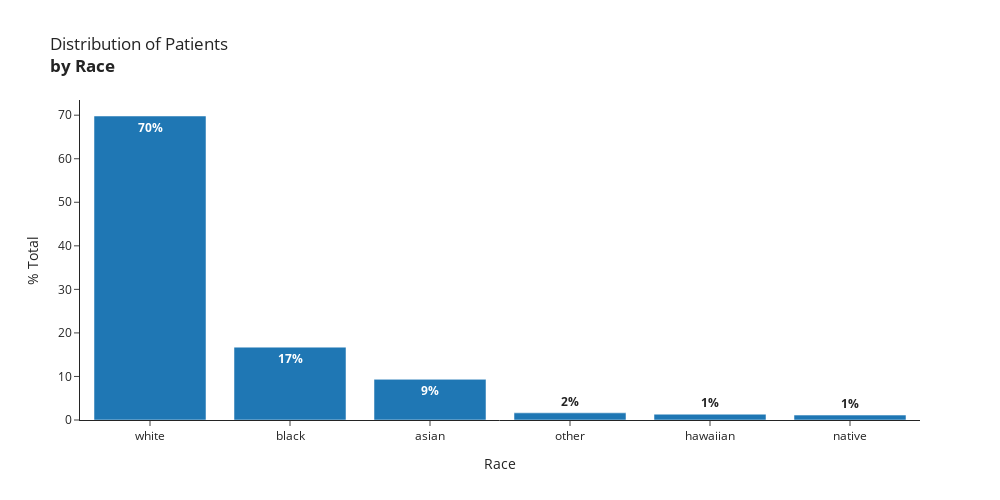

This figure's notebook cell:
### Code cell
fig1.update_traces(texttemplate = '<b>%{value:.0f}%')
fig1.show()

### Figure 1 — Plotly figure (JSON) as saved in the notebook; plotly's stock layout.template omitted (floating-point values rounded to 4 significant figures)
{"data": [{"alignmentgroup": "True", "hovertemplate": "Race=%{x}<br>% Total=%{y}<extra></extra>", "legendgroup": "", "marker": {"color": "#1F77B4", "pattern": {"shape": ""}}, "name": "", "offsetgroup": "", "orientation": "v", "showlegend": false, "textposition": "auto", "texttemplate": "<b>%{value:.0f}%", "type": "bar", "x": ["white", "black", "asian", "other", "hawaiian", "native"], "xaxis": "x", "y": [69.82, 16.74, 9.343, 1.643, 1.335, 1.129], "yaxis": "y"}], "layout": {"barmode": "relative", "height": 500, "legend": {"tracegroupgap": 0}, "title": {"text": "Distribution of Patients <br><b>by Race"}, "width": 1000, "xaxis": {"anchor": "y", "domain": [0, 1], "title": {"text": "Race"}}, "yaxis": {"anchor": "x", "domain": [0, 1], "title": {"text": "% Total"}}}}
